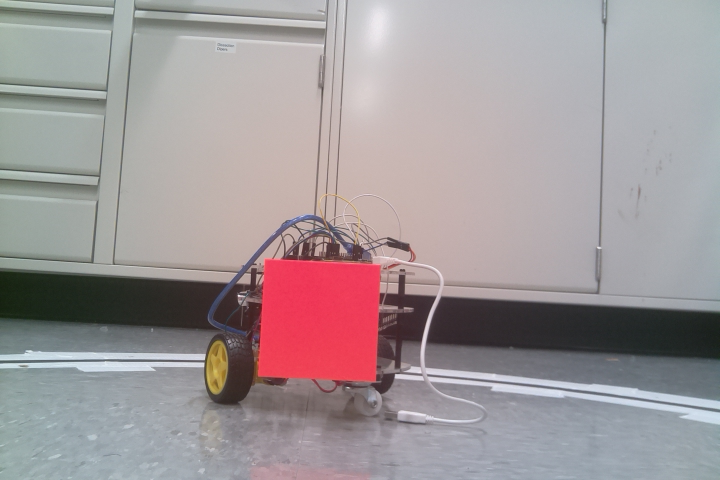
#> input picture finalSwarmRoboticsFormationControlProject/pythonFiles/2ft.jpg, 720 x 480 px
$ python -i jacksonCameraDist.py   (imports and definitions only)   (older library calls are emulated)
#> lines starting #> are read from the running program, lines starting #| are printed output that depends on the picture; after the words box and inside, x2 and y2 are one past the last pixel; in counts of white or black regions, pixels touching at a corner belong together
#> further down, picture is the input picture: shape (480, 720, 3); mean B, G, R 153.4, 151.4, 160.4
import cv2
import numpy as np
import imutils
import picamera
import time

start = time.time()

#print("hello")

def findSquare(image):
    hsv = cv2.cvtColor(image, cv2.COLOR_BGR2HSV)
#> hsv: shape (480, 720, 3); mean H, S, V 88.5, 28.6, 165.9
    lowerOrange = np.array([170,130,130])				#OLD numbers: 0,180,0
    upperOrange = np.array([179,255,255])			#OLD numbers: 40,255,255

    mask = cv2.inRange(hsv, lowerOrange, upperOrange)
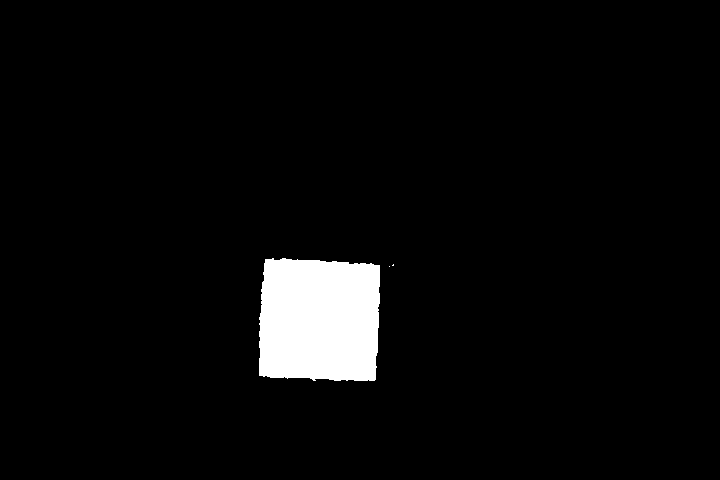
#> mask: shape (480, 720); 4% white; 3 white regions (2 under 20 px), largest, box (x1, y1, x2, y2) and area: (259, 258, 380, 381) 13885
    #below I will eliminate false negatives to make the image of the orange square clearer
    kernel = np.ones((5,5), np.uint8)
    mask = cv2.morphologyEx(mask, cv2.MORPH_OPEN,kernel)
#> mask: shape (480, 720); 4% white; 1 white region, box (x1, y1, x2, y2) and area: (259, 259, 380, 381) 13843
    mask = cv2.erode(mask,kernel,iterations = 1)
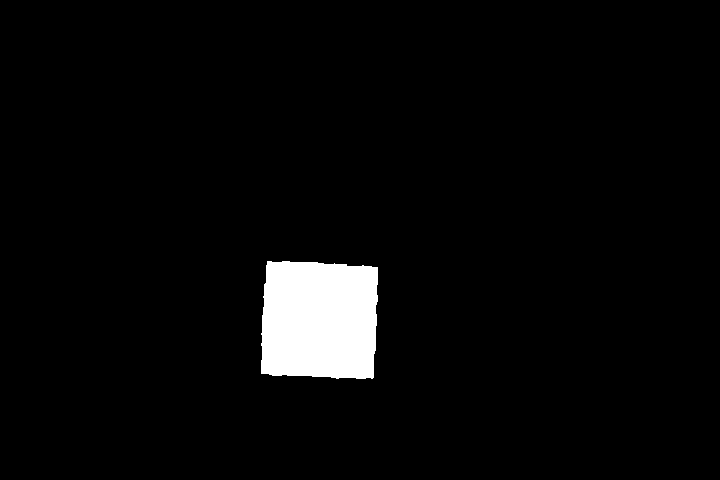
#> mask: shape (480, 720); 3.7% white; 1 white region, box (x1, y1, x2, y2) and area: (261, 261, 378, 379) 12843
    mask = cv2.dilate(mask,kernel,iterations = 1)
    mask = cv2.morphologyEx(mask, cv2.MORPH_CLOSE, kernel)
#> mask: shape (480, 720); 4% white; 1 white region, box (x1, y1, x2, y2) and area: (259, 259, 380, 381) 13849

    #now I will create an edged version of the final mask
    edged = cv2.Canny(mask, 35, 125)
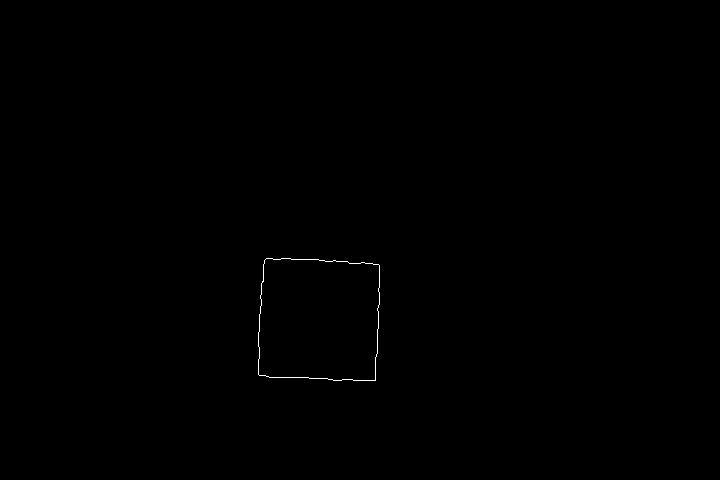
#> edged: shape (480, 720); 0.13% white in thin lines or dots, all inside (x1, y1, x2, y2) = (258, 258, 380, 381)

    finalEdge = cv2.findContours(edged.copy(), cv2.RETR_LIST,cv2.CHAIN_APPROX_SIMPLE)
#> finalEdge = 2 contours; box (x1, y1, x2, y2) and area: (258, 258, 380, 381) 13842, (258, 258, 380, 381) 13840
    finalEdge = imutils.grab_contours(finalEdge)
    if finalEdge:										#checking to make sure there is some orange square on the screen
        c = max(finalEdge,key = cv2.contourArea)
#> c = contour of 79 points, box (x1, y1, x2, y2) (258, 258, 380, 381), area 13842
        return cv2.minAreaRect(c)
    else:
        return -1
    # [6 lines of commented-out code are left out]
def DistanceHelper(knownHeight, focalLength, perHeight):
    distance = (knownHeight*focalLength)/perHeight
    return distance

# [39 lines left out: function takePicAndFindDistance, not called in this run]

#takePicAndFindDistance()

>>> import cv2
>>> picture = cv2.imread('2ft.jpg')
>>> result = findSquare(picture)
#> result = ((318.6, 319.2), (120.2, 119.9), -87.32)
